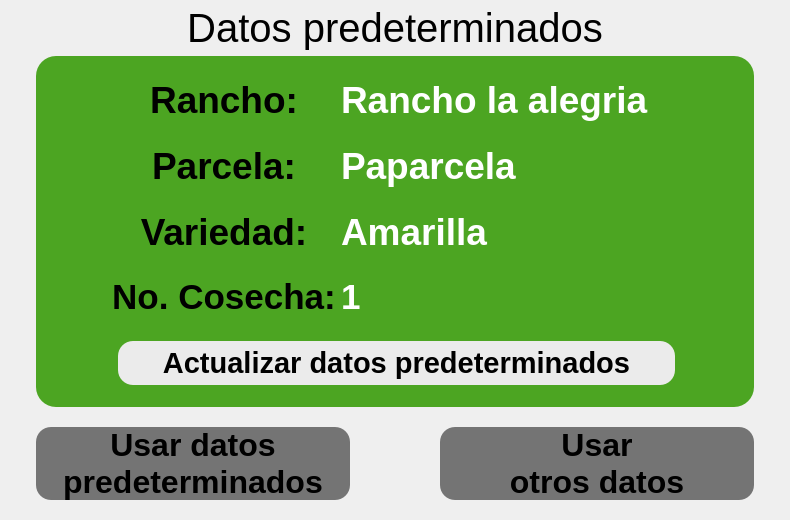
            <widget class="QWidget" name="defaultPage">
             <layout class="QGridLayout" name="gridLayout_18" rowstretch="1,8,1,70,4,14,4" columnstretch="4,35,10,35,4">
              <property name="leftMargin">
               <number>0</number>
              </property>
              <property name="topMargin">
               <number>0</number>
              </property>
              <property name="rightMargin">
               <number>0</number>
              </property>
              <property name="bottomMargin">
               <number>0</number>
              </property>
              <property name="spacing">
               <number>0</number>
              </property>
              <item row="5" column="1">
               <widget class="QPushButton" name="defaultDataButton">
                <property name="sizePolicy">
                 <sizepolicy hsizetype="Preferred" vsizetype="Preferred">
                  <horstretch>0</horstretch>
                  <verstretch>0</verstretch>
                 </sizepolicy>
                </property>
                <property name="font">
                 <font>
                  <family>Ubuntu</family>
                  <pointsize>24</pointsize>
                  <bold>true</bold>
                 </font>
                </property>
                <property name="styleSheet">
                 <string notr="true">QPushButton {
background-color: rgb(216, 216, 216);
	background-color: rgb(116, 116, 116);
    border: none ; 
	border-top-right-radius: 15px;
	border-bottom-right-radius: 15px;
border-radius:15px;
}

QPushButton:hover {
background-color:rgb(41, 148, 112);
color: rgb(255, 255, 255);}</string>
                </property>
                <property name="text">
                 <string>Usar datos 
predeterminados</string>
                </property>
               </widget>
              </item>
              <item row="5" column="3">
               <widget class="QPushButton" name="selectButton">
                <property name="sizePolicy">
                 <sizepolicy hsizetype="Preferred" vsizetype="Preferred">
                  <horstretch>0</horstretch>
                  <verstretch>0</verstretch>
                 </sizepolicy>
                </property>
                <property name="font">
                 <font>
                  <family>Ubuntu</family>
                  <pointsize>24</pointsize>
                  <bold>true</bold>
                 </font>
                </property>
                <property name="styleSheet">
                 <string notr="true">QPushButton {
background-color: rgb(216, 216, 216);
	background-color: rgb(116, 116, 116);
    border: none ; 
	border-top-right-radius: 15px;
	border-bottom-right-radius: 15px;
border-radius:15px;
}

QPushButton:hover {
background-color:rgba(41, 148, 112, 255);
color: rgb(255, 255, 255);}</string>
                </property>
                <property name="text">
                 <string>Usar
otros datos</string>
                </property>
               </widget>
              </item>
              <item row="1" column="1" colspan="3">
               <widget class="QLabel" name="label_2">
                <property name="font">
                 <font>
                  <family>Ubuntu</family>
                  <pointsize>30</pointsize>
                 </font>
                </property>
                <property name="text">
                 <string>Datos predeterminados</string>
                </property>
                <property name="alignment">
                 <set>Qt::AlignCenter</set>
                </property>
               </widget>
              </item>
              <item row="6" column="0" colspan="5">
               <spacer name="verticalSpacer_16">
                <property name="orientation">
                 <enum>Qt::Vertical</enum>
                </property>
                <property name="sizeHint" stdset="0">
                 <size>
                  <width>518</width>
                  <height>18</height>
                 </size>
                </property>
               </spacer>
              </item>
              <item row="4" column="1" colspan="3">
               <spacer name="verticalSpacer_17">
                <property name="orientation">
                 <enum>Qt::Vertical</enum>
                </property>
                <property name="sizeHint" stdset="0">
                 <size>
                  <width>368</width>
                  <height>26</height>
                 </size>
                </property>
               </spacer>
              </item>
              <item row="2" column="2">
               <spacer name="verticalSpacer_18">
                <property name="orientation">
                 <enum>Qt::Vertical</enum>
                </property>
                <property name="sizeHint" stdset="0">
                 <size>
                  <width>20</width>
                  <height>14</height>
                 </size>
                </property>
               </spacer>
              </item>
              <item row="1" column="4" rowspan="5">
               <spacer name="horizontalSpacer_12">
                <property name="orientation">
                 <enum>Qt::Horizontal</enum>
                </property>
                <property name="sizeHint" stdset="0">
                 <size>
                  <width>42</width>
                  <height>368</height>
                 </size>
                </property>
               </spacer>
              </item>
              <item row="0" column="2">
               <spacer name="verticalSpacer_19">
                <property name="orientation">
                 <enum>Qt::Vertical</enum>
                </property>
                <property name="sizeHint" stdset="0">
                 <size>
                  <width>20</width>
                  <height>14</height>
                 </size>
                </property>
               </spacer>
              </item>
              <item row="0" column="0" rowspan="6">
               <spacer name="horizontalSpacer_11">
                <property name="orientation">
                 <enum>Qt::Horizontal</enum>
                </property>
                <property name="sizeHint" stdset="0">
                 <size>
                  <width>42</width>
                  <height>388</height>
                 </size>
                </property>
               </spacer>
              </item>
              <item row="5" column="2">
               <spacer name="horizontalSpacer_10">
                <property name="orientation">
                 <enum>Qt::Horizontal</enum>
                </property>
                <property name="sizeHint" stdset="0">
                 <size>
                  <width>70</width>
                  <height>20</height>
                 </size>
                </property>
               </spacer>
              </item>
              <item row="3" column="1" colspan="3">
               <widget class="QGroupBox" name="dataDefaultGroupBox">
                <property name="styleSheet">
                 <string notr="true">border-top-right-radius: 18px;
border-bottom-right-radius: 0px;
border-radius:20px;
color: rgb(255, 255, 255);
background-color: rgb(76, 165, 99);
background-color: rgb(76, 165, 34);</string>
                </property>
                <property name="title">
                 <string/>
                </property>
                <layout class="QGridLayout" name="gridLayout" rowstretch="5,10,5,10,5,10,5,10,5,10,5" columnstretch="10,20,1,20,30,30,3">
                 <property name="leftMargin">
                  <number>0</number>
                 </property>
                 <property name="topMargin">
                  <number>0</number>
                 </property>
                 <property name="rightMargin">
                  <number>0</number>
                 </property>
                 <property name="bottomMargin">
                  <number>0</number>
                 </property>
                 <property name="spacing">
                  <number>0</number>
                 </property>
                 <item row="4" column="2" colspan="3">
                  <spacer name="verticalSpacer_21">
                   <property name="orientation">
                    <enum>Qt::Vertical</enum>
                   </property>
                   <property name="sizeHint" stdset="0">
                    <size>
                     <width>258</width>
                     <height>5</height>
                    </size>
                   </property>
                  </spacer>
                 </item>
                 <item row="0" column="0" rowspan="10">
                  <spacer name="horizontalSpacer_4">
                   <property name="orientation">
                    <enum>Qt::Horizontal</enum>
                   </property>
                   <property name="sizeHint" stdset="0">
                    <size>
                     <width>40</width>
                     <height>20</height>
                    </size>
                   </property>
                  </spacer>
                 </item>
                 <item row="0" column="6" rowspan="11">
                  <spacer name="horizontalSpacer_13">
                   <property name="orientation">
                    <enum>Qt::Horizontal</enum>
                   </property>
                   <property name="sizeHint" stdset="0">
                    <size>
                     <width>29</width>
                     <height>198</height>
                    </size>
                   </property>
                  </spacer>
                 </item>
                 <item row="2" column="2" colspan="3">
                  <spacer name="verticalSpacer_22">
                   <property name="orientation">
                    <enum>Qt::Vertical</enum>
                   </property>
                   <property name="sizeHint" stdset="0">
                    <size>
                     <width>20</width>
                     <height>7</height>
                    </size>
                   </property>
                  </spacer>
                 </item>
                 <item row="5" column="4" colspan="2">
                  <widget class="QLabel" name="variedadDefaultLabel">
                   <property name="font">
                    <font>
                     <family>Ubuntu</family>
                     <pointsize>28</pointsize>
                     <bold>true</bold>
                     <kerning>true</kerning>
                    </font>
                   </property>
                   <property name="styleSheet">
                    <string notr="true">color: rgb(255, 255, 255);</string>
                   </property>
                   <property name="text">
                    <string>Amarilla</string>
                   </property>
                   <property name="scaledContents">
                    <bool>true</bool>
                   </property>
                   <property name="alignment">
                    <set>Qt::AlignLeading|Qt::AlignLeft|Qt::AlignVCenter</set>
                   </property>
                  </widget>
                 </item>
                 <item row="6" column="2" colspan="3">
                  <spacer name="verticalSpacer_20">
                   <property name="orientation">
                    <enum>Qt::Vertical</enum>
                   </property>
                   <property name="sizeHint" stdset="0">
                    <size>
                     <width>278</width>
                     <height>7</height>
                    </size>
                   </property>
                  </spacer>
                 </item>
                 <item row="10" column="2" colspan="3">
                  <spacer name="verticalSpacer_4">
                   <property name="orientation">
                    <enum>Qt::Vertical</enum>
                   </property>
                   <property name="sizeHint" stdset="0">
                    <size>
                     <width>20</width>
                     <height>40</height>
                    </size>
                   </property>
                  </spacer>
                 </item>
                 <item row="8" column="2" colspan="3">
                  <spacer name="verticalSpacer_63">
                   <property name="orientation">
                    <enum>Qt::Vertical</enum>
                   </property>
                   <property name="sizeHint" stdset="0">
                    <size>
                     <width>568</width>
                     <height>30</height>
                    </size>
                   </property>
                  </spacer>
                 </item>
                 <item row="9" column="5">
                  <spacer name="horizontalSpacer_38">
                   <property name="orientation">
                    <enum>Qt::Horizontal</enum>
                   </property>
                   <property name="sizeHint" stdset="0">
                    <size>
                     <width>40</width>
                     <height>20</height>
                    </size>
                   </property>
                  </spacer>
                 </item>
                 <item row="7" column="4" colspan="2">
                  <widget class="QLabel" name="cosechaDefaultLabel">
                   <property name="font">
                    <font>
                     <family>Ubuntu</family>
                     <pointsize>26</pointsize>
                     <bold>true</bold>
                     <kerning>true</kerning>
                    </font>
                   </property>
                   <property name="styleSheet">
                    <string notr="true">color: rgb(255, 255, 255);</string>
                   </property>
                   <property name="text">
                    <string>1</string>
                   </property>
                   <property name="scaledContents">
                    <bool>true</bool>
                   </property>
                   <property name="alignment">
                    <set>Qt::AlignLeading|Qt::AlignLeft|Qt::AlignVCenter</set>
                   </property>
                  </widget>
                 </item>
                 <item row="3" column="4" colspan="2">
                  <widget class="QLabel" name="parcelaDefaultLabel">
                   <property name="font">
                    <font>
                     <family>Ubuntu</family>
                     <pointsize>28</pointsize>
                     <bold>true</bold>
                     <kerning>true</kerning>
                    </font>
                   </property>
                   <property name="styleSheet">
                    <string notr="true">color: rgb(255, 255, 255);</string>
                   </property>
                   <property name="text">
                    <string>Paparcela</string>
                   </property>
                   <property name="scaledContents">
                    <bool>true</bool>
                   </property>
                   <property name="alignment">
                    <set>Qt::AlignLeading|Qt::AlignLeft|Qt::AlignVCenter</set>
                   </property>
                  </widget>
                 </item>
                 <item row="1" column="4" colspan="2">
                  <widget class="QLabel" name="ranchoDefaultLabel">
                   <property name="font">
                    <font>
                     <family>Ubuntu</family>
                     <pointsize>28</pointsize>
                     <bold>true</bold>
                     <kerning>true</kerning>
                    </font>
                   </property>
                   <property name="styleSheet">
                    <string notr="true">color: rgb(255, 255, 255);</string>
                   </property>
                   <property name="text">
                    <string>Rancho la alegria</string>
                   </property>
                   <property name="textFormat">
                    <enum>Qt::PlainText</enum>
                   </property>
                   <property name="scaledContents">
                    <bool>true</bool>
                   </property>
                   <property name="alignment">
                    <set>Qt::AlignLeading|Qt::AlignLeft|Qt::AlignVCenter</set>
                   </property>
                  </widget>
                 </item>
                 <item row="7" column="1">
                  <widget class="QLabel" name="cosechaDefaultIcon">
                   <property name="font">
                    <font>
                     <pointsize>14</pointsize>
                    </font>
                   </property>
                   <property name="styleSheet">
                    <string notr="true">image: url(:/Recursos/Icons/cosechaB.svg);</string>
                   </property>
                   <property name="text">
                    <string/>
                   </property>
                   <property name="scaledContents">
                    <bool>true</bool>
                   </property>
                  </widget>
                 </item>
                 <item row="5" column="1">
                  <widget class="QLabel" name="variedadDefaultIcon">
                   <property name="font">
                    <font>
                     <pointsize>14</pointsize>
                    </font>
                   </property>
                   <property name="styleSheet">
                    <string notr="true">image: url(:/Recursos/Icons/varietyB.svg);</string>
                   </property>
                   <property name="text">
                    <string/>
                   </property>
                   <property name="scaledContents">
                    <bool>true</bool>
                   </property>
                  </widget>
                 </item>
                 <item row="3" column="1">
                  <widget class="QLabel" name="parcelaDefaultIcon">
                   <property name="font">
                    <font>
                     <pointsize>14</pointsize>
                    </font>
                   </property>
                   <property name="styleSheet">
                    <string notr="true">image: url(:/Recursos/Icons/parcelaB.svg);</string>
                   </property>
                   <property name="text">
                    <string/>
                   </property>
                   <property name="scaledContents">
                    <bool>true</bool>
                   </property>
                  </widget>
                 </item>
                 <item row="1" column="1">
                  <widget class="QLabel" name="ranchoDefaultIcon">
                   <property name="font">
                    <font>
                     <pointsize>14</pointsize>
                    </font>
                   </property>
                   <property name="autoFillBackground">
                    <bool>false</bool>
                   </property>
                   <property name="styleSheet">
                    <string notr="true">image: url(:/Recursos/Icons/ranchB.svg);</string>
                   </property>
                   <property name="text">
                    <string/>
                   </property>
                   <property name="scaledContents">
                    <bool>true</bool>
                   </property>
                  </widget>
                 </item>
                 <item row="9" column="3" colspan="2">
                  <widget class="QPushButton" name="changeDefaultDataButton">
                   <property name="sizePolicy">
                    <sizepolicy hsizetype="Preferred" vsizetype="Preferred">
                     <horstretch>0</horstretch>
                     <verstretch>0</verstretch>
                    </sizepolicy>
                   </property>
                   <property name="font">
                    <font>
                     <family>Ubuntu</family>
                     <pointsize>22</pointsize>
                     <bold>true</bold>
                     <underline>false</underline>
                    </font>
                   </property>
                   <property name="styleSheet">
                    <string notr="true">QPushButton {
background-color: rgb(235, 235, 235);
	color: rgb(0, 0, 0);
border: none ; 
border-top-right-radius: 15px;
border-bottom-right-radius: 15px;
border-radius:15px;
}

QPushButton:hover {
background-color:rgba(41, 148, 112, 255);
color: rgb(255, 255, 255);}</string>
                   </property>
                   <property name="text">
                    <string>Actualizar datos predeterminados</string>
                   </property>
                  </widget>
                 </item>
                 <item row="9" column="1" colspan="2">
                  <spacer name="horizontalSpacer_39">
                   <property name="orientation">
                    <enum>Qt::Horizontal</enum>
                   </property>
                   <property name="sizeHint" stdset="0">
                    <size>
                     <width>40</width>
                     <height>20</height>
                    </size>
                   </property>
                  </spacer>
                 </item>
                 <item row="7" column="2" colspan="2">
                  <widget class="QLabel" name="cosechaDefaultStaticLabel">
                   <property name="font">
                    <font>
                     <family>Ubuntu</family>
                     <pointsize>26</pointsize>
                     <bold>true</bold>
                    </font>
                   </property>
                   <property name="styleSheet">
                    <string notr="true">color: rgb(0, 0, 0);</string>
                   </property>
                   <property name="text">
                    <string>No. Cosecha:</string>
                   </property>
                   <property name="alignment">
                    <set>Qt::AlignCenter</set>
                   </property>
                  </widget>
                 </item>
                 <item row="5" column="2" colspan="2">
                  <widget class="QLabel" name="variedadDefaultStaticLabel">
                   <property name="font">
                    <font>
                     <family>Ubuntu</family>
                     <pointsize>28</pointsize>
                     <bold>true</bold>
                    </font>
                   </property>
                   <property name="styleSheet">
                    <string notr="true">color: rgb(0, 0, 0);</string>
                   </property>
                   <property name="text">
                    <string>Variedad:</string>
                   </property>
                   <property name="scaledContents">
                    <bool>true</bool>
                   </property>
                   <property name="alignment">
                    <set>Qt::AlignCenter</set>
                   </property>
                  </widget>
                 </item>
                 <item row="0" column="3" colspan="2">
                  <spacer name="verticalSpacer_3">
                   <property name="orientation">
                    <enum>Qt::Vertical</enum>
                   </property>
                   <property name="sizeHint" stdset="0">
                    <size>
                     <width>20</width>
                     <height>40</height>
                    </size>
                   </property>
                  </spacer>
                 </item>
                 <item row="3" column="2" colspan="2">
                  <widget class="QLabel" name="parcelaDefaultStaticLabel">
                   <property name="font">
                    <font>
                     <family>Ubuntu</family>
                     <pointsize>28</pointsize>
                     <bold>true</bold>
                    </font>
                   </property>
                   <property name="styleSheet">
                    <string notr="true">color: rgb(0, 0, 0);</string>
                   </property>
                   <property name="text">
                    <string>Parcela:</string>
                   </property>
                   <property name="alignment">
                    <set>Qt::AlignCenter</set>
                   </property>
                  </widget>
                 </item>
                 <item row="1" column="2" colspan="2">
                  <widget class="QLabel" name="ranchoDefaultStaticLabel">
                   <property name="font">
                    <font>
                     <family>Ubuntu</family>
                     <pointsize>28</pointsize>
                     <bold>true</bold>
                    </font>
                   </property>
                   <property name="styleSheet">
                    <string notr="true">color: rgb(0, 0, 0);</string>
                   </property>
                   <property name="text">
                    <string>Rancho:</string>
                   </property>
                   <property name="alignment">
                    <set>Qt::AlignCenter</set>
                   </property>
                  </widget>
                 </item>
                </layout>
               </widget>
              </item>
             </layout>
            </widget>
